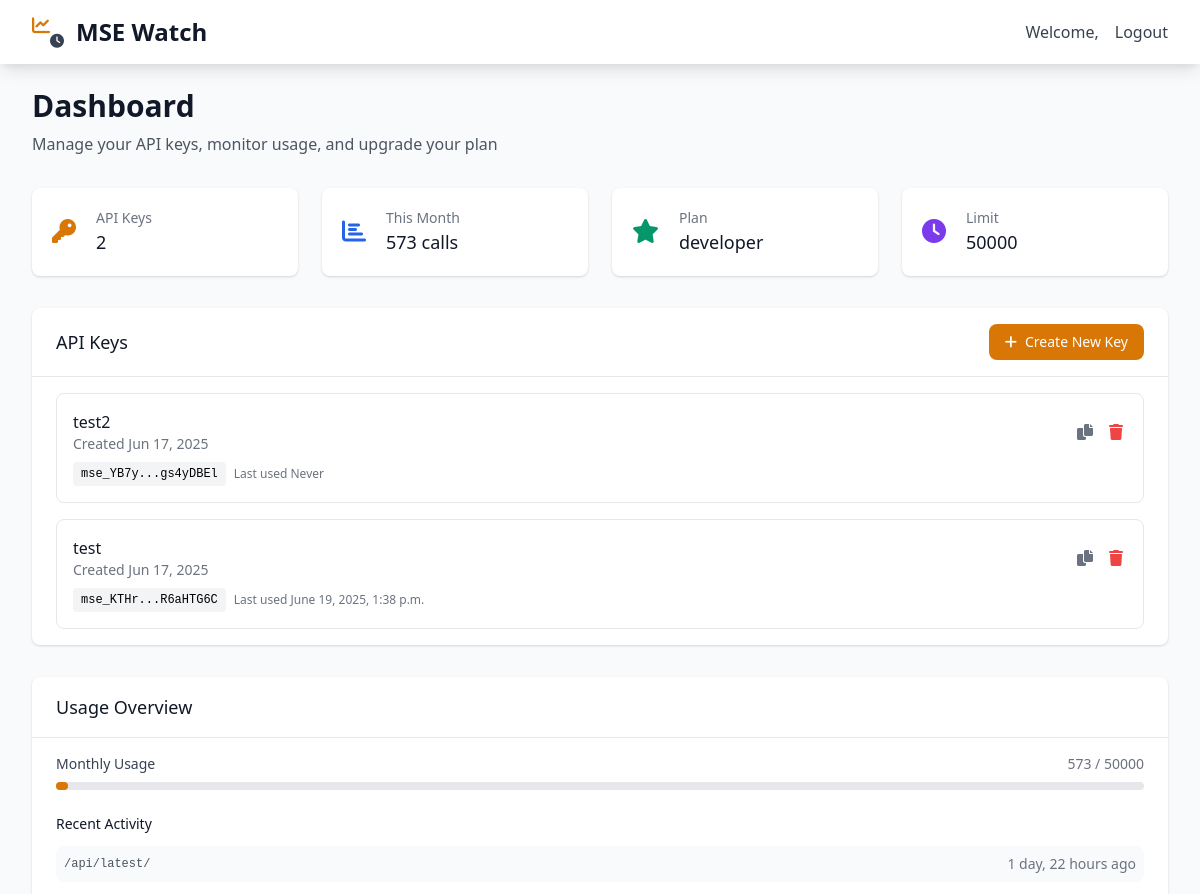
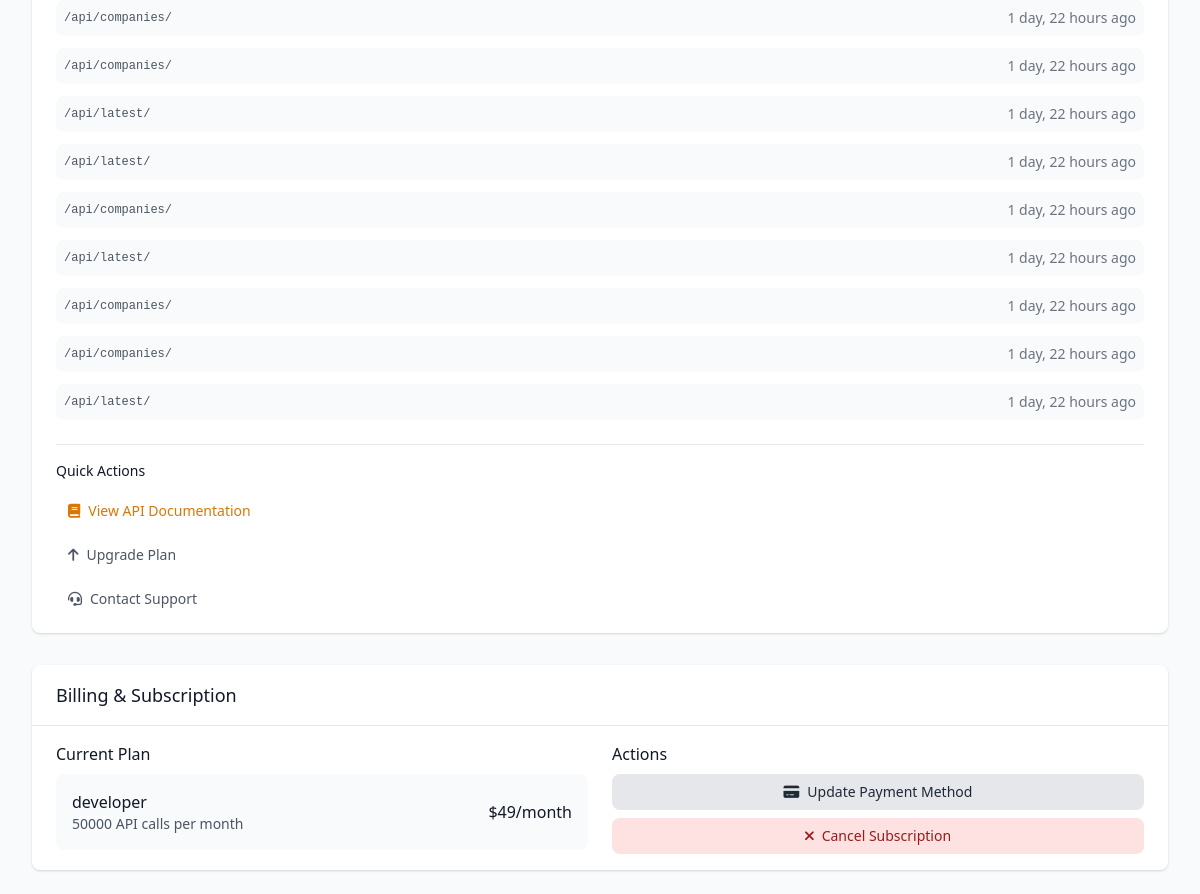
Before: /dashboard/ (signed in) with the older database file (2 pictures, top to bottom).
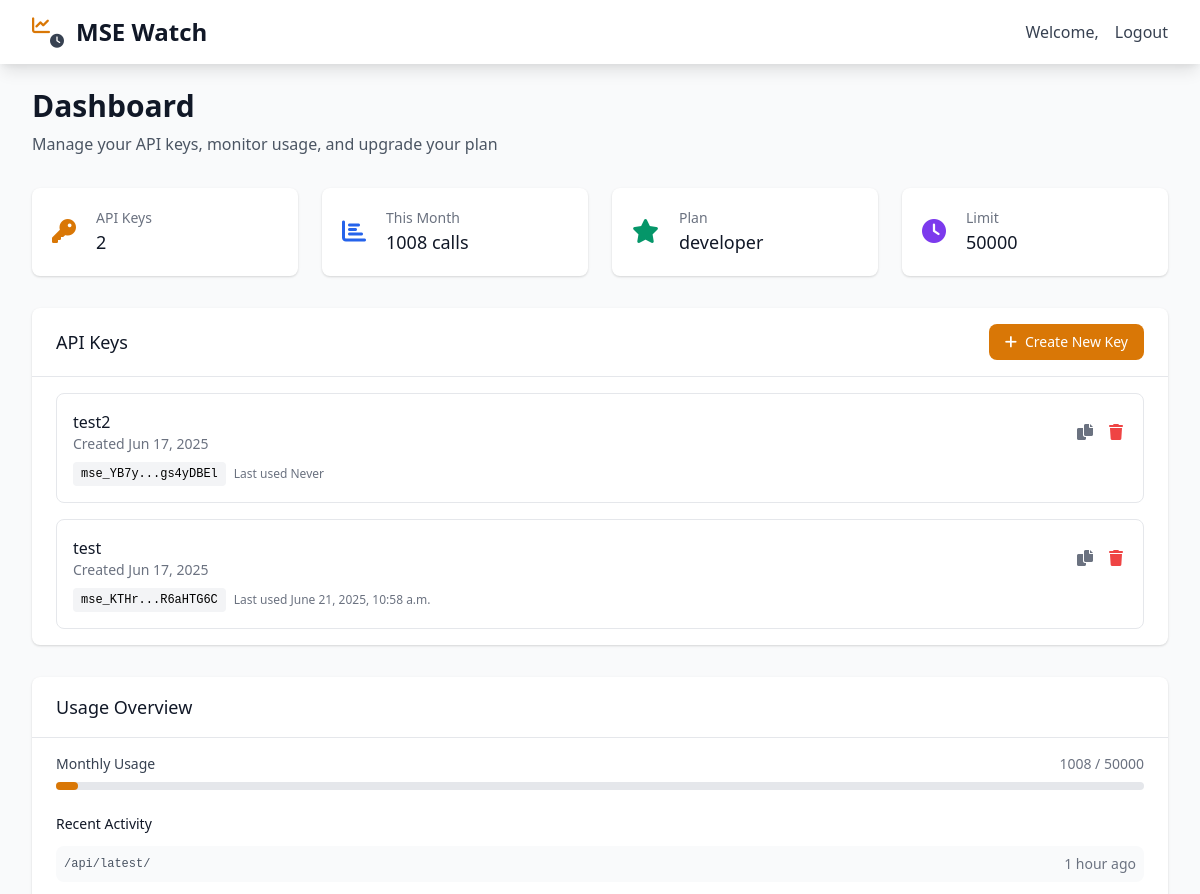
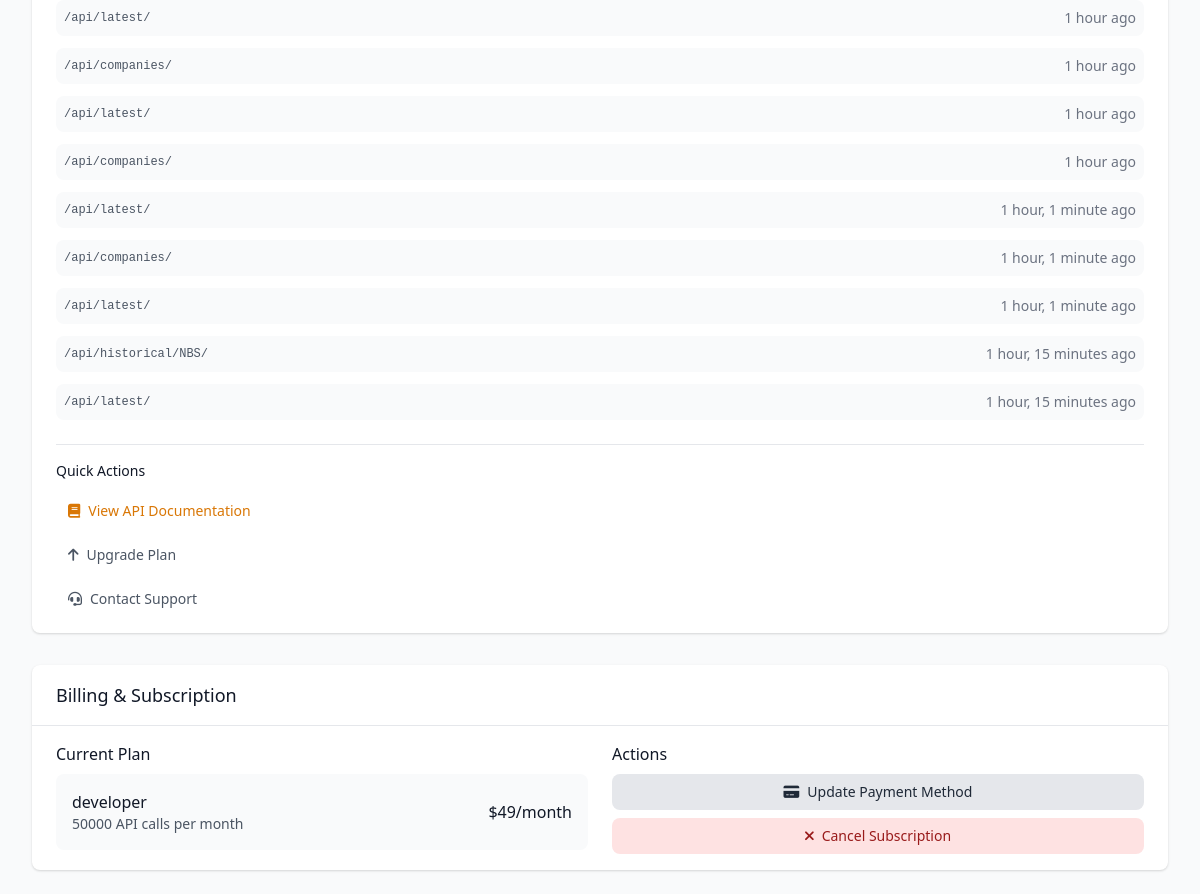
After: the same page with the newer database file (2 pictures, top to bottom).
### accounts/models.py (models this page shows, shortened)
class APIKey(models.Model):
    user = models.ForeignKey(User, on_delete=models.CASCADE, related_name='api_keys')
    name = models.CharField(max_length=100)
    key = models.CharField(max_length=64, unique=True)
    is_active = models.BooleanField(default=True)
    last_used = models.DateTimeField(null=True, blank=True)
    created_at = models.DateTimeField(auto_now_add=True)
    @property
    def key_preview(self):
        return f"{self.key[:8]}...{self.key[-8:]}"

class APIUsage(models.Model):
    api_key = models.ForeignKey(APIKey, on_delete=models.CASCADE, related_name='usage_records')
    endpoint = models.CharField(max_length=200)
    method = models.CharField(max_length=10)
    response_status = models.IntegerField()
    timestamp = models.DateTimeField(auto_now_add=True)
    class Meta:
        indexes = [
            models.Index(fields=['api_key', 'timestamp']),
            models.Index(fields=['timestamp']),
        ]

### accounts/views.py (the view)
# urls.py: path('dashboard/', views.dashboard_view, name='dashboard'),
@login_required
def dashboard_view(request):
    user = request.user
    api_keys = user.api_keys.filter(is_active=True).order_by('-created_at')
    now = timezone.now()
    current_quota, _ = UsageQuota.objects.get_or_create(
        user=user,
        year=now.year,
        month=now.month
    )
    monthly_limit = user.subscription.monthly_limit
    usage_percentage = (current_quota.usage_count / monthly_limit) * 100 if monthly_limit > 0 else 0
    recent_requests = APIUsage.objects.filter(
        api_key__user=user
    ).order_by('-timestamp')[:10]
    context = {
        'api_keys': api_keys,
        'api_keys_count': api_keys.count(),
        'usage_this_month': current_quota.usage_count,
        'usage_percentage': min(usage_percentage, 100),
        'recent_requests': recent_requests,
    }
    return render(request, 'dashboard/dashboard.html', context)

### accounts/models.py (called while the page is built)
    @property
    def monthly_limit(self):
        return self.PLAN_LIMITS.get(self.plan, 100)

    @property
    def price(self):
        return self.PLAN_PRICES.get(self.plan, 0)

### templates/dashboard/dashboard.html (shortened to what the changed rows need)
{% load static %}
<!DOCTYPE html>
<html lang="en">
<head>
    <link href="https://cdn.jsdelivr.net/npm/tailwindcss@2.2.19/dist/tailwind.min.css" rel="stylesheet">
    <link rel="stylesheet" href="https://cdnjs.cloudflare.com/ajax/libs/font-awesome/6.0.0/css/all.min.css">
</head>
<body class="bg-gray-50">
    <div class="max-w-7xl mx-auto py-4 sm:py-6 px-4 sm:px-6 lg:px-8">
        <div class="mb-6 sm:mb-8">
            <h1 class="text-2xl sm:text-3xl font-bold text-gray-900">Dashboard</h1>
        </div>
        <div class="grid grid-cols-2 lg:grid-cols-4 gap-3 sm:gap-6 mb-6 sm:mb-8">
            <div class="bg-white overflow-hidden shadow rounded-lg">
                <div class="p-3 sm:p-5">
                    <div class="flex items-center">
                        <div class="ml-3 sm:ml-5 w-0 flex-1">
                            <dl>
                                <dt class="text-xs sm:text-sm font-medium text-gray-500 truncate">This Month</dt>
                                <dd class="text-base sm:text-lg font-medium text-gray-900">{{ usage_this_month|default:"0" }} calls</dd>
                            </dl>
                        </div>
                    </div>
                </div>
            </div>
        </div>
        <div class="grid grid-cols-1 xl:grid-cols-2 gap-6 sm:gap-8">
            <div class="bg-white shadow rounded-lg">
                <div class="px-4 sm:px-6 py-4">
                    {% if api_keys %}
                        <div class="space-y-3 sm:space-y-4">
                            {% for key in api_keys %}
                            <div class="border border-gray-200 rounded-lg p-3 sm:p-4">
                                <div class="flex flex-col sm:flex-row sm:items-center sm:justify-between space-y-2 sm:space-y-0">
                                    <div class="flex-1 min-w-0">
                                        <h4 class="font-medium text-gray-900 truncate">{{ key.name }}</h4>
                                        <p class="text-xs sm:text-sm text-gray-500">Created {{ key.created_at|date:"M j, Y" }}</p>
                                    </div>
                                    <div class="flex space-x-2 sm:space-x-2 flex-shrink-0">
                                        <button onclick="copyApiKey('{{ key.key_preview }}')" class="text-gray-500 hover:text-gray-700 p-1" title="Copy key preview">
                                            <i class="fas fa-copy"></i>
                                        </button>
                                        <button onclick="deleteApiKey({{ key.id }}, '{{ key.name }}')" class="text-red-500 hover:text-red-700 p-1" title="Delete API key">
                                            <i class="fas fa-trash"></i>
                                        </button>
                                    </div>
                                </div>
                                <div class="mt-2">
                                    <div class="flex flex-col sm:flex-row sm:items-center sm:space-x-2 space-y-1 sm:space-y-0">
                                        <code class="bg-gray-100 px-2 py-1 rounded text-xs font-mono break-all">{{ key.key_preview }}</code>
                                        <span class="text-xs text-gray-500">Last used {{ key.last_used|default:"Never" }}</span>
                                    </div>
                                </div>
                            </div>
                            {% endfor %}
                        </div>                    {% endif %}
                </div>
            </div>
            <div class="bg-white shadow rounded-lg">
                <div class="px-4 sm:px-6 py-4">                    <div class="space-y-4 sm:space-y-6">
                        <div>
                            <div class="flex items-center justify-between mb-2">
                                <span class="text-xs sm:text-sm font-medium text-gray-700">Monthly Usage</span>
                                <span class="text-xs sm:text-sm text-gray-500">{{ usage_this_month|default:"0" }} / {{ user.subscription.monthly_limit|default:"100" }}</span>
                            </div>
                            <div class="w-full bg-gray-200 rounded-full h-2">
                                <div class="bg-yellow-600 h-2 rounded-full" style="width: {{ usage_percentage|default:"0" }}%"></div>
                            </div>
                        </div>
                        <div>
                            {% if user.subscription.plan == "free" %}
                                <div class="relative min-h-[120px]">
                                    <div class="filter blur-[2px] pointer-events-none select-none">
                                        <div class="space-y-3">
                                            <div class="flex items-center justify-between text-sm bg-gray-50 rounded-lg p-2">
                                                <span class="text-gray-600 font-mono text-xs">/api/companies/</span>
                                                <span class="text-gray-500">2h ago</span>
                                            </div>
                                            <div class="flex items-center justify-between text-sm bg-gray-50 rounded-lg p-2">
                                                <span class="text-gray-600 font-mono text-xs">/api/historical/</span>
                                                <span class="text-gray-500">3h ago</span>
                                            </div>
                                            <div class="flex items-center justify-between text-sm bg-gray-50 rounded-lg p-2">
                                                <span class="text-gray-600 font-mono text-xs">/api/market-status/</span>
                                                <span class="text-gray-500">5h ago</span>
                                            </div>
                                        </div>
                                    </div>
                                    <div class="absolute inset-0 flex items-center justify-center bg-gradient-to-br from-white/95 to-gray-50/95 backdrop-blur-sm">
                                        <div class="text-center p-6 bg-white rounded-2xl border border-gray-200 shadow-lg max-w-[200px] transform hover:scale-105 transition-all duration-300">
                                            <div class="w-12 h-12 bg-gradient-to-br from-yellow-400 to-orange-500 rounded-full flex items-center justify-center mx-auto mb-3 shadow-lg">
                                                <i class="fas fa-crown text-white text-lg"></i>
                                            </div>
                                            <h5 class="text-sm font-bold text-gray-900 mb-1">Premium Feature</h5>
                                            <p class="text-xs text-gray-600 mb-4 leading-relaxed">Track API usage patterns and monitor request history</p>
                                            <a href="/pricing/" class="inline-flex items-center px-4 py-2 bg-gradient-to-r from-yellow-500 to-orange-500 text-white text-xs font-medium rounded-lg hover:from-yellow-600 hover:to-orange-600 transition-all duration-300 shadow-md hover:shadow-lg">
                                                <i class="fas fa-sparkles mr-1.5 text-xs"></i>
                                                Upgrade Now
                                            </a>
                                        </div>
                                    </div>
                                </div>
                            {% else %}
                                {% if recent_requests %}
                                    <div class="space-y-3">
                                        {% for request in recent_requests %}
                                        <div class="flex items-center justify-between text-sm bg-gray-50 rounded-lg p-2 hover:bg-gray-100 transition-colors duration-200">
                                            <span class="text-gray-600 font-mono text-xs">{{ request.endpoint }}</span>
                                            <span class="text-gray-500">{{ request.timestamp|timesince }} ago</span>
                                        </div>
                                        {% endfor %}
                                    </div>
                                {% else %}
                                    <div class="text-center py-6">
                                        <i class="fas fa-history text-gray-300 text-2xl mb-2"></i>
                                        <p class="text-sm text-gray-500">No recent activity</p>
                                    </div>
                                {% endif %}
                            {% endif %}
                        </div>
                    </div>
                </div>
            </div>
        </div>
    </div>
</body>
</html>

Changed rows visible on the page:
no longer on this page (row unchanged): APIUsage: endpoint "/api/latest/", timestamp "1 day, 22 hours"
no longer on this page (row unchanged): APIUsage: endpoint "/api/companies/", timestamp "1 day, 22 hours"
no longer on this page (row unchanged): APIUsage: endpoint "/api/companies/", timestamp "1 day, 22 hours"
no longer on this page (row unchanged): APIUsage: endpoint "/api/latest/", timestamp "1 day, 22 hours"
no longer on this page (row unchanged): APIUsage: endpoint "/api/latest/", timestamp "1 day, 22 hours"
no longer on this page (row unchanged): APIUsage: endpoint "/api/companies/", timestamp "1 day, 22 hours"
no longer on this page (row unchanged): APIUsage: endpoint "/api/latest/", timestamp "1 day, 22 hours"
no longer on this page (row unchanged): APIUsage: endpoint "/api/companies/", timestamp "1 day, 22 hours"
no longer on this page (row unchanged): APIUsage: endpoint "/api/companies/", timestamp "1 day, 22 hours"
no longer on this page (row unchanged): APIUsage: endpoint "/api/latest/", timestamp "1 day, 22 hours"
changed APIKey "test": last_used "June 19, 2025, 1:38 p.m." → "June 21, 2025, 10:58 a.m."
added APIUsage: endpoint "/api/latest/", timestamp "1 hour"
added APIUsage: endpoint "/api/latest/", timestamp "1 hour"
added APIUsage: endpoint "/api/companies/", timestamp "1 hour"
added APIUsage: endpoint "/api/latest/", timestamp "1 hour"
added APIUsage: endpoint "/api/companies/", timestamp "1 hour"
added APIUsage: endpoint "/api/latest/", timestamp "1 hour, 1 minute"
added APIUsage: endpoint "/api/companies/", timestamp "1 hour, 1 minute"
added APIUsage: endpoint "/api/latest/", timestamp "1 hour, 1 minute"
added APIUsage: endpoint "/api/historical/NBS/", timestamp "1 hour, 15 minutes"
added APIUsage: endpoint "/api/latest/", timestamp "1 hour, 15 minutes"
Other visible differences:
{{ usage_this_month|default:"0" }}: "573" → "1008"
{{ usage_percentage|default:"0" }}: 1.146 → 2.016 (drawn)
